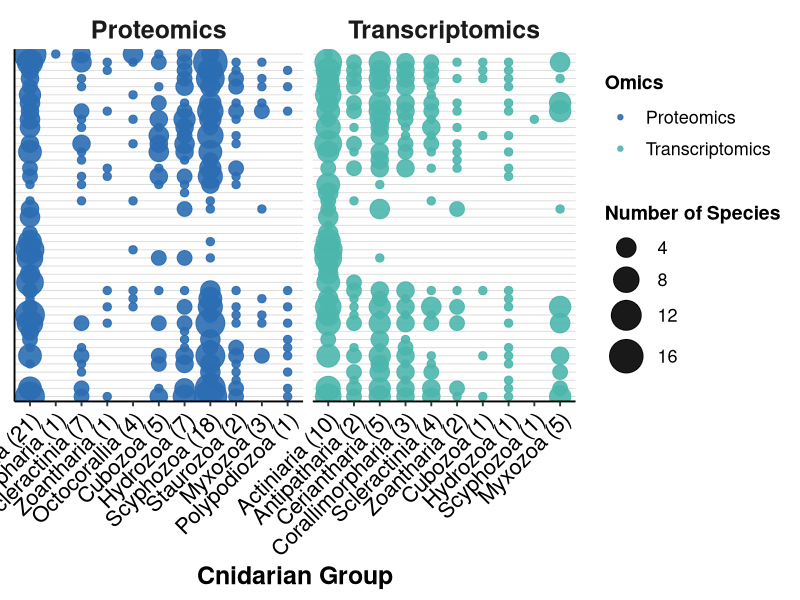
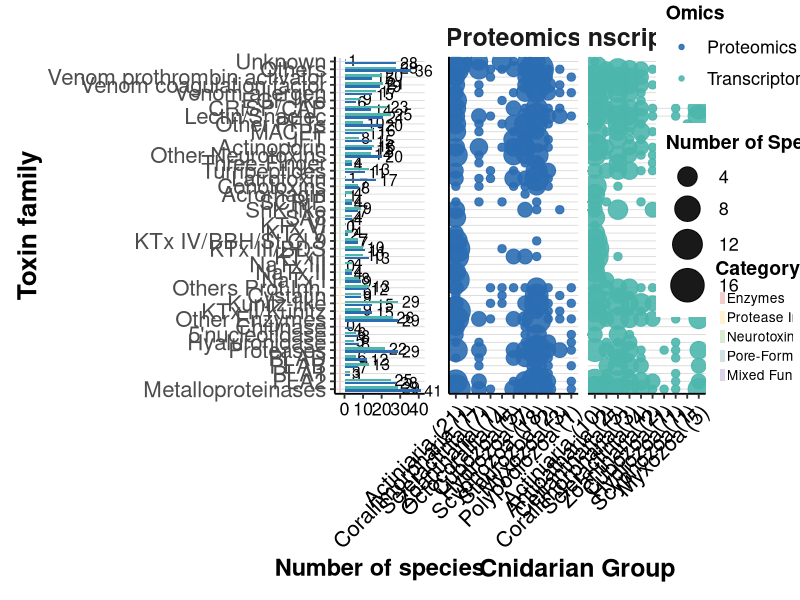
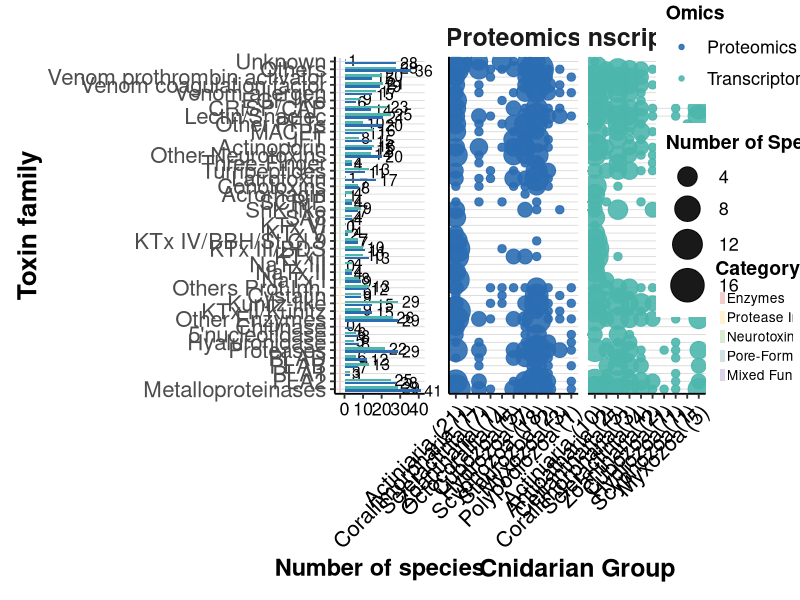
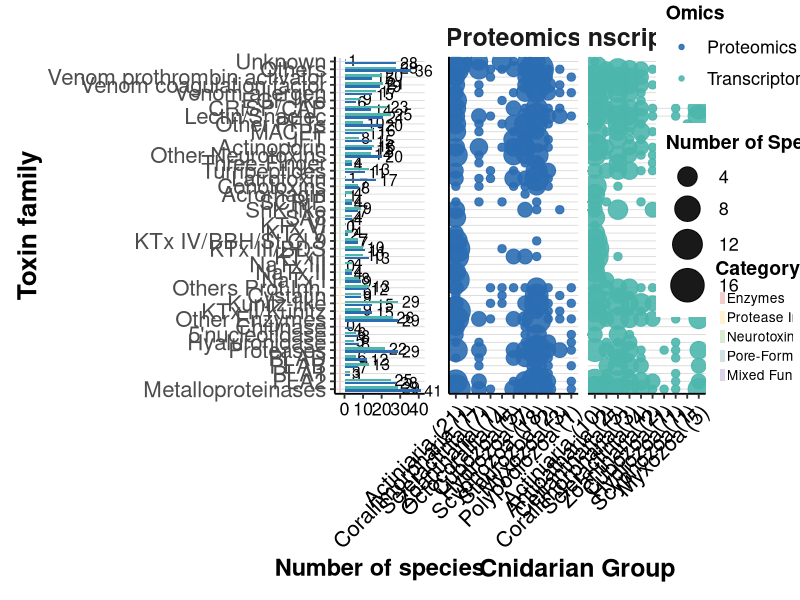

Write R code to recreate these figures, in order.
# Carregar bibliotecas
library(readxl)
library(dplyr)
library(writexl)
library(ggplot2)
library(tidyr)
library(patchwork)
library(cowplot)

# Organizar dados

df <- read_excel("Tabela_Final_Contagens_Omicas.xlsx")

toxin_cols <- names(df)[
  which(names(df) == "PLA2"):
    (which(names(df) == "T") - 1)
]

family_order <- c(
  
  #------------------------
  # Toxic enzymes
  #------------------------
  "Metalloproteinases",
  "PLA2",
  "PLA1",
  "PLAB",
  "PLAD",
  "Proteases",
  "Hyaluronidase",
  "5'nucleotidase",
  "Chitinase",
  "Other Enzymes",
  
  #------------------------
  # Protease inhibitors
  #------------------------
  "KTx II/Kunitz",
  "Kunitz-like",
  "Cystatin",
  "Others Prot.Inh.",
  
  #------------------------
  # Neurotoxins
  #------------------------
  "NaTx I",
  "NaTx II",
  "NaTx III",
  "KTx I",
  "KTx III/BDS",
  "KTx IV/BBH/St.Cl.9",
  "KTx V",
  "KTx VI",
  "SA8",
  "ShK-like",
  "SCRiP",
  "Acrorhagin",
  "Conotoxins",
  "Latrotoxin",
  "Turripeptides",
  "Three-Finger",
  "Other Neurotoxins",
  
  #------------------------
  # Pore-forming toxins
  #------------------------
  "Actinoporin",
  "JFT",
  "MACPF",
  "Hydralysin",
  "Other PFTs",
  
  #------------------------
  # Venom-associated proteins
  #------------------------
  "Lectin/Snaclec",
  "CRiSP/CAP",
  "EGF-like",
  "PHAB",
  "Venom allergen",
  "Venom coagulation factor",
  "Venom prothrombin activator",
  
  #------------------------
  # Other / Unknown
  #------------------------
  "Others",
  "Unknown"
)

# Contar espécies por família de toxinas e tipo de ómica

summary_table <- data.frame(
  Family = toxin_cols,
  Proteomics = NA,
  Transcriptomics = NA
)

for(i in seq_along(toxin_cols)){
  
  tox <- toxin_cols[i]
  
  summary_table$Proteomics[i] <-
    df %>%
    filter(Omics == "Proteomics") %>%
    summarise(n = sum(.data[[tox]] == 1, na.rm = TRUE)) %>%
    pull(n)
  
  summary_table$Transcriptomics[i] <-
    df %>%
    filter(Omics == "Transcriptomics") %>%
    summarise(n = sum(.data[[tox]] == 1, na.rm = TRUE)) %>%
    pull(n)
  
}

#Remover as familias sem ocurrencias
summary_table <- summary_table %>%
  filter(Proteomics + Transcriptomics > 0)

#GRAFICO 1
# Transformar para formato longo
plot_data <- summary_table %>%
  pivot_longer(
    cols = c(Proteomics, Transcriptomics),
    names_to = "Omics",
    values_to = "Species"
  )

# IMPORTANT: use the same order as Figure B
plot_data$Family <- factor(
  plot_data$Family,
  levels = family_order
)

# Gráfico
p <- ggplot(plot_data,
            aes(x = Species,
                y = Family,
                fill = Omics)) +
  
  annotate("rect", xmin = -3, xmax = -2, ymin = 0.5, ymax = 10.5, fill = "#F4CCCC") +
  annotate("rect", xmin = -3, xmax = -2, ymin = 10.5, ymax = 14.5, fill = "#FFF2CC") +
  annotate("rect", xmin = -3, xmax = -2, ymin = 14.5, ymax = 31.5, fill = "#D9EAD3") +
  annotate("rect", xmin = -3, xmax = -2, ymin = 31.5, ymax = 36.5, fill = "#D0E0E3") +
  annotate("rect", xmin = -3, xmax = -2, ymin = 36.5, ymax = 43.5, fill = "#D9D2E9") +
  
  geom_text(aes(label = Species),
            position = position_dodge(width = 0.75),
            hjust = -0.2,
            size = 4) +
  
  geom_col(position = position_dodge(width = 0.75),
           width = 0.65) +
  
  scale_fill_manual(values = c(
    Proteomics = "#2C6DB2",
    Transcriptomics = "#4DB6AC"
  )) +
  
  labs(
    x = "Number of species",
    y = "Toxin family"
  ) +
  
  coord_cartesian(xlim = c(-3, NA), clip = "off") +
  
  theme_classic(base_size = 14) +
  
  theme(
    legend.position = "none",
    axis.text.y = element_text(size = 16),
    axis.text.x = element_text(
      size = 13,
      colour = "black"
    ),
    axis.title.x = element_text(size = 17, face = "bold"),
    axis.title.y = element_text(size = 19, face = "bold"),
    panel.grid.major.y = element_line(
      colour = "grey85",
      linewidth = 0.3
    ),
    panel.grid.minor = element_blank()
  )

#------------------------------------------------------------
# FIGURE B DATA
#------------------------------------------------------------

bubble_data <- df %>%
  pivot_longer(
    cols = all_of(toxin_cols),
    names_to = "Family",
    values_to = "Presence"
  ) %>%
  filter(Presence == 1) %>%
  group_by(Omics, Order, Family) %>%
  summarise(
    N_species = n_distinct(Species),
    .groups = "drop"
  )

#------------------------------------------------------------
# Number of species per order
#------------------------------------------------------------

order_counts <- df %>%
  group_by(Omics, Order) %>%
  summarise(
    N_species_total = n_distinct(Species),
    .groups = "drop"
  )

bubble_data <- bubble_data %>%
  left_join(
    order_counts,
    by = c("Omics", "Order")
  ) %>%
  mutate(
    Order_label = paste0(
      Order, " (", N_species_total, ")"
    )
  )

#------------------------------------------------------------
# Remove empty combinations
#------------------------------------------------------------

bubble_data <- bubble_data %>%
  group_by(Omics, Order_label) %>%
  filter(sum(N_species) > 0) %>%
  ungroup()

#------------------------------------------------------------
# Apply same toxin-family order as Figure A
#------------------------------------------------------------

bubble_data$Family <- factor(
  bubble_data$Family,
  levels = family_order
)

#------------------------------------------------------------
# Order cnidarian orders
#------------------------------------------------------------

proteomics_order <- c(
  "Actiniaria",
  "Corallimorpharia",
  "Scleractinia",
  "Zoantharia",
  "Octocorallia",
  "Cubozoa",
  "Hydrozoa",
  "Scyphozoa",
  "Staurozoa",
  "Myxozoa",
  "Polypodiozoa"
)

transcriptomics_order <- c(
  "Actiniaria",
  "Antipatharia",
  "Ceriantharia",
  "Corallimorpharia",
  "Scleractinia",
  "Zoantharia",
  "Cubozoa",
  "Hydrozoa",
  "Scyphozoa",
  "Staurozoa",
  "Myxozoa",
  "Polypodiozoa"
)

order_levels <- c(
  
  order_counts %>%
    filter(Omics == "Proteomics") %>%
    mutate(
      Order = factor(
        Order,
        levels = proteomics_order
      )
    ) %>%
    arrange(Order) %>%
    mutate(
      Label = paste0(
        Order,
        " (",
        N_species_total,
        ")"
      )
    ) %>%
    pull(Label),
  
  order_counts %>%
    filter(Omics == "Transcriptomics") %>%
    mutate(
      Order = factor(
        Order,
        levels = transcriptomics_order
      )
    ) %>%
    arrange(Order) %>%
    mutate(
      Label = paste0(
        Order,
        " (",
        N_species_total,
        ")"
      )
    ) %>%
    pull(Label)
)

bubble_data$Order_label <- factor(
  bubble_data$Order_label,
  levels = unique(order_levels)
)

#------------------------------------------------------------
# FIGURE B
#------------------------------------------------------------

p2 <- ggplot(
  bubble_data,
  aes(
    x = Order_label,
    y = Family,
    size = N_species,
    colour = Omics
  )
) +
  
  geom_point(alpha = 0.9) +
  
  facet_grid(
    . ~ Omics,
    scales = "free_x",
    space = "free_x"
  ) +
  
  scale_colour_manual(
    values = c(
      Proteomics = "#2C6DB2",
      Transcriptomics = "#4DB6AC"
    )
  ) +
  
  scale_size(
    range = c(2.5, 11),
    name = "Number of Species"
  ) +
  
  labs(
    x = "Cnidarian Group",
    y = NULL
  ) +
  
  theme_classic(base_size = 14) +
  
  theme(
    
    legend.position = "right",
    
    legend.title = element_text(
      size = 14,
      face = "bold"
    ),
    
    legend.text = element_text(
      size = 13
    ),
    
    legend.key.size = unit(0.8, "cm"),
    
    strip.background = element_blank(),
    
    strip.text = element_text(
      face = "bold",
      size = 18
    ),
    
    axis.text.x = element_text(
      size = 16,
      angle = 45,
      hjust = 1,
      vjust = 1,
      colour = "black"
    ),
    
    axis.title.x = element_text(
      size = 18,
      face = "bold"
    ),
    
    # REMOVE y-axis from B
    axis.text.y = element_blank(),
    axis.title.y = element_blank(),
    axis.ticks.y = element_blank(),
    
    panel.grid.major.y = element_line(
      colour = "grey85",
      linewidth = 0.3
    ),
    
    panel.grid.minor = element_blank()
  )

p2

#------------------------------------------------------------
# CATEGORY LEGEND
#------------------------------------------------------------

category_legend_data <- data.frame(
  Category = c(
    "Enzymes",
    "Protease Inhibitors",
    "Neurotoxins",
    "Pore-Forming Toxins",
    "Mixed Functions"
  ),
  Color = c(
    "#F4CCCC",
    "#FFF2CC",
    "#D9EAD3",
    "#D0E0E3",
    "#D9D2E9"
  )
)

category_legend <- ggplot(
  category_legend_data,
  aes(x = 1, y = rev(seq_along(Category)))
) +
  geom_tile(
    aes(fill = Color),
    width = 0.20,
    height = 0.65
  ) +
  geom_text(
    aes(label = Category),
    hjust = 0,
    nudge_x = 0.15,
    size = 3.5
  ) +
  scale_fill_identity() +
  xlim(0.85, 3.5) +
  ylim(0.3, 5.7) +
  labs(title = "Category") +
  theme_void() +
  theme(
    plot.title = element_text(
      size = 14,
      face = "bold",
      hjust = 0
    ),
    plot.margin = margin(0, 0, 0, 0)
  )

#------------------------------------------------------------
# EXTRACT EXISTING LEGEND
#------------------------------------------------------------

p2_nolegend <- p2 +
  theme(legend.position = "none")

p2_legend <- cowplot::get_legend(
  p2 +
    theme(
      legend.position = "right"
    )
)

right_panel <- cowplot::plot_grid(
  ggdraw(p2_legend),
  category_legend,
  ncol = 1,
  rel_heights = c(1.4, 1)
)

#------------------------------------------------------------
# COMBINE FIGURE A + FIGURE B
#------------------------------------------------------------

combined <- p + p2_nolegend + right_panel +
  plot_layout(
    widths = c(1.05, 3, 0.9)
  )

combined

ggsave(
  "Figure_AB_combined.svg",
  plot = combined,
  width = 20,
  height = 15,
  bg = "white"
)

ggsave(
  "Figure_AB_combined.png",
  plot = combined,
  width = 20,
  height = 15,
  dpi = 600,
  bg = "white"
)
